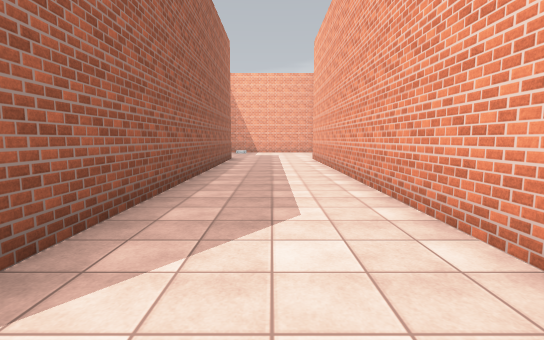
view 1 (above)

16 first-person views from a walk through a Unity game level. The camera is 1.4 m above the floor, tilts 6° down and sees 85° across. The floor is counted in squares, 2 m on a side. Each view is taken from the middle of a square. On the plan, view 1 faces up. The plan holds only what a view shows up to about 10 squares ahead; the rest is blank. The place goes on beyond the plan. The player is left out. Some animated figures are not drawn. Some surface patterns are stand-ins.

view 2
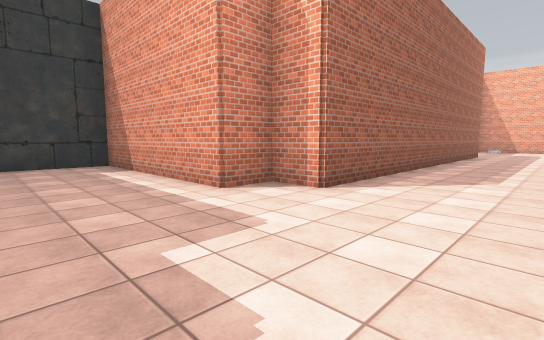

view 3
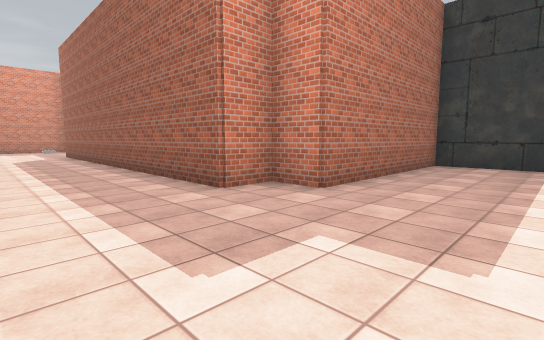

view 4
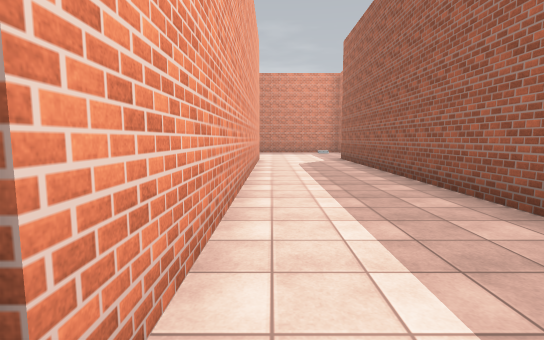

view 5
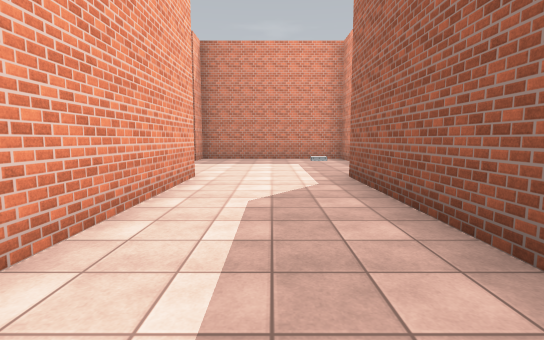

view 6
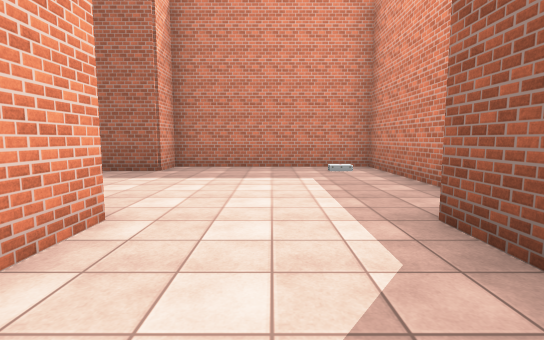

view 7
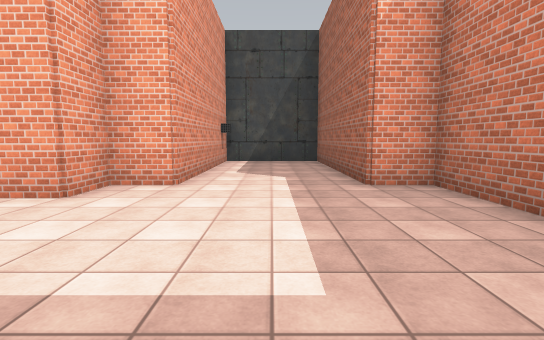

view 8
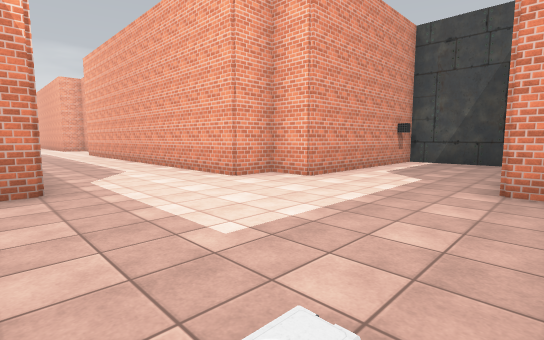

view 9
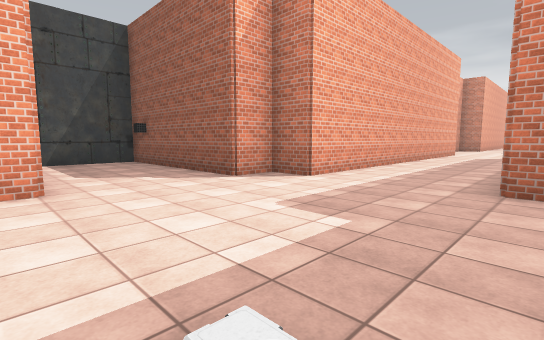

view 10
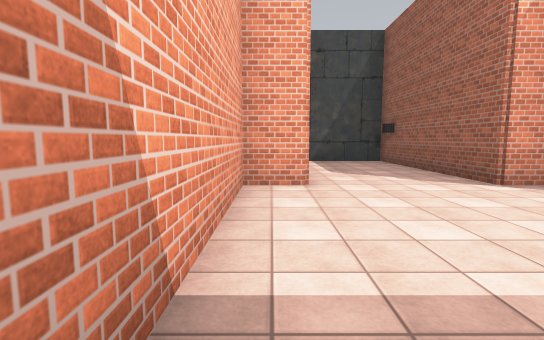

view 11
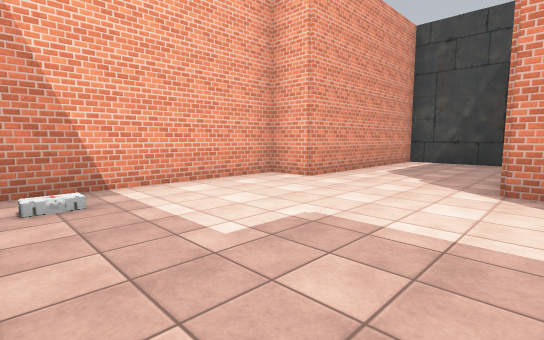

view 12
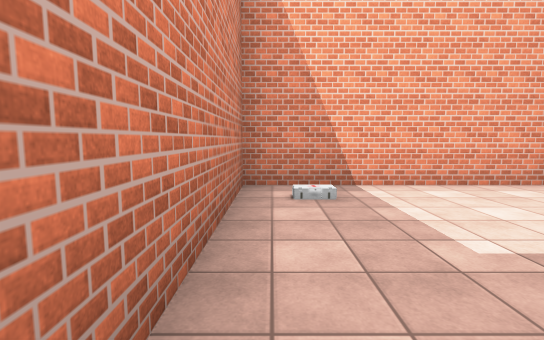

view 13
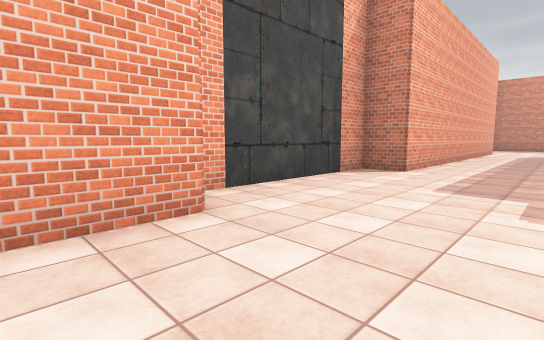

view 14
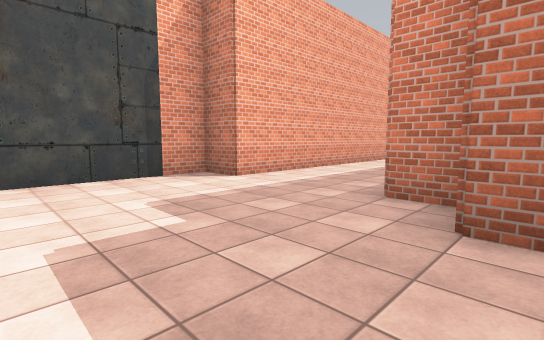

view 15
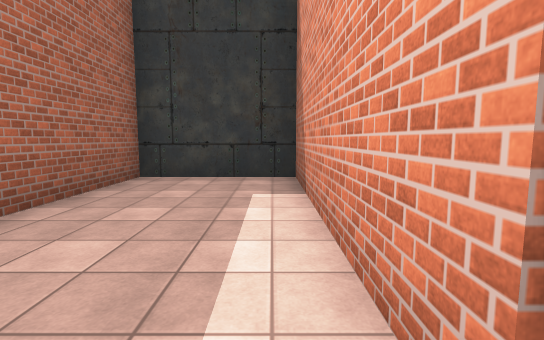

view 16
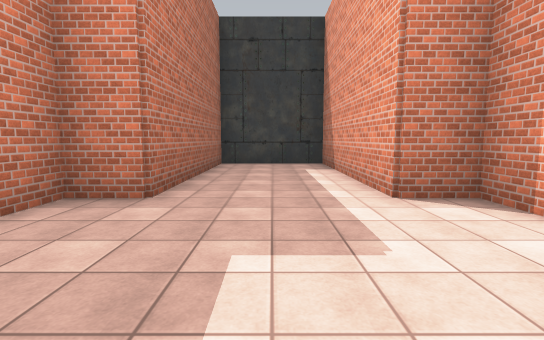

### Floor plan
Points are (right, up) in squares from view 1. A wall is a line through its corners. A room is listed if a view was taken in it or the views show most of it. See-through windows are left out.
Room 1 (views 1, 2, 3, 4, 5, 6, 7, 8, 9, 10, 11, 12, 13, 14, 15, 16)
walls: (1.4, 0.4) (1.4, 10.6) (2.4, 10.6) (2.4, 11.6) (7.4, 11.6) (7.4, 14.4) (2.4, 14.4) (2.4, 15.4) (-2.4, 15.4) (-2.4, 11.4); (-1.4, 10.1) (-1.4, 0.4) (-2.4, 0.4) (-2.4, -0.6) (-7.4, -0.6) (-7.4, -3.4) (-2.4, -3.4) (-2.4, -4.5) (-1.4, -4.5) (-1.4, -14.6) (-1.9, -14.6); (-1.9, 10.6) (-1.4, 10.6); (-2.4, -16.1) (-2.4, -19.4) (2.4, -19.4) (2.4, -18.4) (7.4, -18.4) (7.4, -15.6) (2.4, -15.6) (2.4, -14.6) (1.4, -14.6) (1.4, -4.5) (2.4, -4.5) (2.4, -0.1)

Where each view was taken, in squares from view 1:
view 1: 0 up, 0 right, facing up
view 2: 3 down, 1 right, facing up-left
view 3: 1 down, 1 right, facing down-left
view 4: 4 down, 1 right, facing down
view 5: 9 down, 0 right, facing down
view 6: 12 down, 0 right, facing down
view 7: 17 down, 2 left, facing right
view 8: 19 down, 2 left, facing up-right
view 9: 15 up, 2 left, facing down-right
view 10: 15 up, 2 left, facing right
view 11: 11 up, 2 left, facing up-right
view 12: 11 up, 2 left, facing up
view 13: 2 up, 1 left, facing down-right
view 14: 1 down, 3 left, facing down-right
view 15: 1 down, 2 left, facing left
view 16: 2 down, 1 right, facing left
